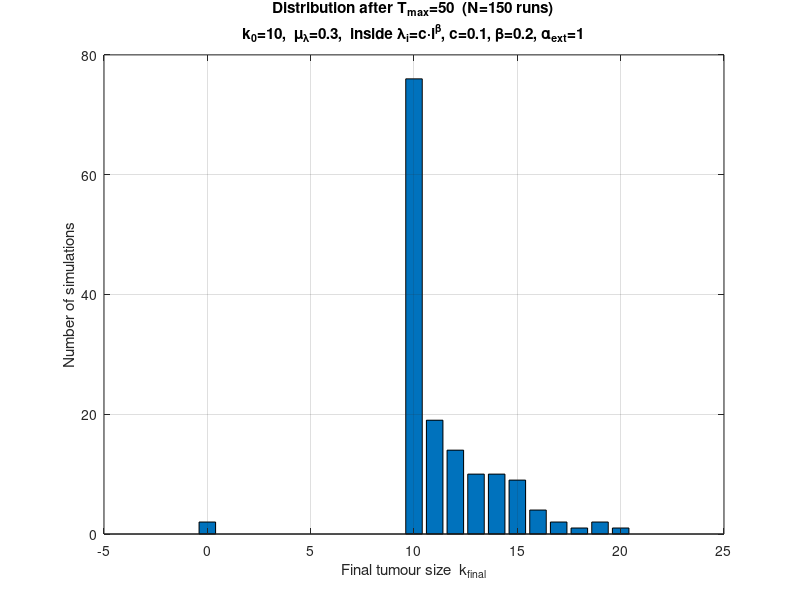

MATLAB code to generate this figure:
% ===============================================================
%  Final tumour-size distribution after T_max = 50    (150 runs)
%  Immune CTMC + regrowth with Exp-distributed *rate* λ_G
% ===============================================================

clear; clc;  rng('shuffle');

%% USER-TUNEABLE PARAMETERS
k0        = 10;        % initial tumour width (cells at sites 1..k0)
c_lambda  = 0.1;       % prefactor inside tumour: λ_i = c*i^β
beta      = 0.2;       % exponent β
alpha_ext = 1.0;       % symmetric rate outside tumour
mu_lambda = 0.30;      % mean of Exp-distribution for regrowth *rate*
T_max     = 50;        % simulation horizon
Nsim      = 150;       % how many runs
L         = 30;        % right wall (reflecting); choose large enough

%% STORAGE
k_final = zeros(Nsim,1);          % tumour size after 50 units in each run

%% ---------------  MONTE-CARLO SIMULATIONS  -------------------
for n = 1:Nsim
    k   = k0;                     % current tumour width
    pos = k + 1;                  % immune cell starts just outside
    t   = 0;                      % master clock
    t_reg_next = inf;             % no regrowth scheduled yet

    while t < T_max
        % -- (re)start or cancel regrowth clock depending on distance --
        far_enough = (pos - k >= 3) && (k < L);
        if far_enough && isinf(t_reg_next)
            lambdaG     = -mu_lambda * log(rand());    %  Exp(mean = mu_lambda)
            tauG        = -log(rand()) / lambdaG;      %  waiting-time
            t_reg_next  = t + tauG;
        elseif ~far_enough && ~isinf(t_reg_next)
            t_reg_next  = inf;                         % cancel pending regrowth
        end

        % -- immune-cell move rates --
        if pos <= k                       % inside tumour
            rate_i = c_lambda * pos^beta;
            rL = rate_i;  rR = rate_i;
        elseif pos < L                   % outside, not at wall
            rL = alpha_ext;  rR = alpha_ext;
        else                             % pos == L  (reflecting wall)
            rL = alpha_ext;  rR = 0;
        end
        R_move = rL + rR;

        % -- draw next move time --
        tau_move     = -log(rand()) / R_move;
        t_move_next  = t + tau_move;

        % -- What happens first? (move, regrowth, or horizon) --
        [t_next, tag] = min([t_move_next, t_reg_next, T_max]);  % tag: 1=move,2=reg,3=horizon
        t = t_next;

        if tag == 3                       % horizon reached: stop run
            break
        elseif tag == 2                   % ----- regrowth fires -----
            k          = k + 1;
            t_reg_next = inf;             % one-shot; will restart if eligible
            continue                      % go to next while-iteration
        end

        % ----- otherwise, a move fires -----
        u = rand()*R_move;
        if u < rL                         % step left
            pos = pos - 1;
            if pos == 0                   % tumour eliminated early
                k = 0;  break
            end
        else                              % step right
            pos = pos + 1;
        end
    end

    k_final(n) = k;                       % record outcome of this run
end

%% ---------------  PLOT: histogram of k_final  -----------------
minK = min(k_final);
maxK = max(k_final);
centers       = minK:maxK;                % integer bar centres
[counts, ~]   = hist(k_final, centers);   % legacy-compatible histogram

figure('Color','w');
bar(centers, counts, 0.8);
grid on;
xlabel('Final tumour size  k_{final}');
ylabel('Number of simulations');
title(sprintf(['Distribution after T_{max}=%.0f  (N=%d runs)\n', ...
               'k_0=%d,  μ_{λ}=%.2g,  inside λ_i=c·i^{β}, c=%.2g, β=%.2g, ', ...
               'α_{ext}=%.2g' ], ...
               T_max, Nsim, k0, mu_lambda, c_lambda, beta, alpha_ext));

pause;